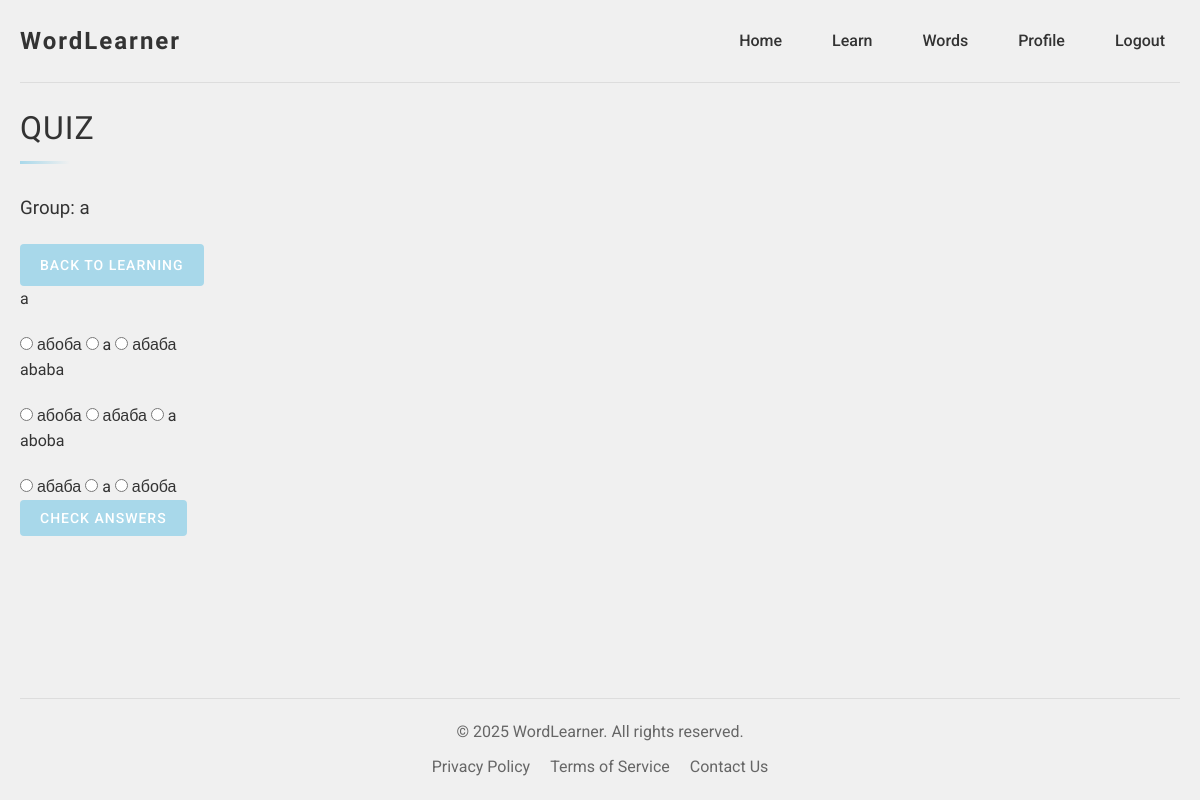
Page /quiz?group_id=1 (signed in) on the committed database.
### models.py (models this page shows)
class WordGroup(db.Model):
    id = db.Column(db.Integer, primary_key=True)
    name = db.Column(db.String(100), nullable=False)
    user_id = db.Column(db.Integer, db.ForeignKey('user.id'), nullable=False)
    parent_group_id = db.Column(db.Integer, db.ForeignKey('word_group.id'))
    parent = db.relationship('WordGroup', remote_side=[id], backref='subgroups')
    words = db.relationship('Word', backref='group', lazy=True)

class Word(db.Model):
    id = db.Column(db.Integer, primary_key=True)
    original = db.Column(db.String(100), nullable=False)
    translation = db.Column(db.String(100), nullable=False)
    group_id = db.Column(db.Integer, db.ForeignKey('word_group.id'), nullable=False)
    added_at = db.Column(db.DateTime, default=datetime.utcnow)
    last_reviewed = db.Column(db.DateTime)
    difficulty = db.Column(db.Integer, default=1)

### app.py (the view)
@app.route('/quiz', methods=['GET', 'POST'])
@login_required
def quiz():
    group_id = request.args.get('group_id', type=int)
    words = []
    show_results = False
    current_group = WordGroup.query.get(group_id) if group_id else None
    if group_id:
        words = Word.query.filter_by(group_id=group_id).all()
    else:
        words = Word.query.join(WordGroup).filter(WordGroup.user_id == current_user.id).all()
    if not words:
        flash('No words found in this group. Add some words first.', 'warning')
        return redirect(url_for('words'))
    if request.method == 'POST':
        show_results = True
        correct_count = 0
        quiz_words = []
        for word in words:
            user_answer = request.form.get(f'word_{word.id}')
            quiz_words.append({
                'id': word.id,
                'original': word.original,
                'correct_answer': word.translation,
                'user_answer': user_answer
            })
            if user_answer == word.translation:
                correct_count += 1
                statistics = UserStats.query.filter_by(user_id=current_user.id).first()
                if statistics:
                    statistics.words_learned += 1
                    statistics.last_activity = datetime.utcnow()
        db.session.commit()
        flash(f'You got {correct_count} out of {len(words)} correct!', 'info')
    else:
        quiz_words = []
        for word in words:
            wrong_answers = Word.query.filter(
                Word.id != word.id,
                Word.group_id == word.group_id
            ).order_by(db.func.random()).limit(3).all()
            answers = [word.translation] + [w.translation for w in wrong_answers]
            random.shuffle(answers)
            quiz_words.append({
                'id': word.id,
                'original': word.original,
                'answers': answers,
                'correct_answer': word.translation
            })
    return render_template('quiz.html',
                           quiz_words=quiz_words,
                           show_results=show_results,
                           current_group=current_group)

### app.py (called while the page is built)
@login_manager.user_loader
def load_user(user_id):
    return db.session.get(User, int(user_id))

### templates/quiz.html (shortened to what this page needs)
{% extends "base.html" %}
{% block content %}
<div class="learning-container">
    <h1 class="futuristic-title">Quiz</h1>
    <div class="quiz-header">
        {% if current_group %}
        <h3>Group: {{ current_group.name }}</h3>
        {% endif %}
        <a href="{{ url_for('learn') }}" class="futuristic-btn">Back to Learning</a>
    </div>
    <form method="POST" action="{{ url_for('quiz', group_id=current_group.id if current_group else None) }}"
          class="quiz-form">
        {% for quiz_word in quiz_words %}
        <div class="quiz-question">
            <h4>{{ quiz_word.original }}</h4>
            <div class="quiz-options">
                {% if show_results %}
                {% for answer in quiz_word.answers %}
                <label class="quiz-option
                                {% if answer == quiz_word.correct_answer %}correct{% endif %}
                                {% if quiz_word.user_answer == answer and answer != quiz_word.correct_answer %}incorrect{% endif %}">
                    <input type="radio" name="word_{{ quiz_word.id }}" value="{{ answer }}"
                           {% if quiz_word.user_answer== answer %}checked{% endif %}
                           disabled>
                    <span>{{ answer }}</span>
                </label>
                {% endfor %}
                {% else %}
                {% for answer in quiz_word.answers %}
                <label class="quiz-option">
                    <input type="radio" name="word_{{ quiz_word.id }}" value="{{ answer }}" required>
                    <span>{{ answer }}</span>
                </label>
                {% endfor %}
                {% endif %}
            </div>
        </div>
        {% endfor %}
        <button type="submit" class="futuristic-btn">Check Answers</button>
    </form>
</div>
{% endblock %}

### static/style.css (style rules this page uses)
:root { --primary-color: #f0f0f0; --secondary-color: #e0e0e0; --accent-color: #a8d8ea; --text-color: #333; --text-light: #666; --border-color: #ddd; --shadow-color: rgba(0, 0, 0, 0.1); --success-color: #4caf50; --error-color: #f44336; --warning-color: #ff9800; --info-color: #2196f3; }
* { margin: 0; padding: 0; box-sizing: border-box; font-family: 'Roboto', sans-serif; }
body { background-color: var(--primary-color); color: var(--text-color); line-height: 1.6; }
h1, h2, h3, h4 { font-family: 'Orbitron', sans-serif; font-weight: 500; margin-bottom: 20px; color: var(--text-color); }
.futuristic-title { font-family: 'Orbitron', sans-serif; font-weight: 500; text-transform: uppercase; letter-spacing: 1px; margin-bottom: 30px; position: relative; padding-bottom: 10px; }
.futuristic-title::after { content: ''; position: absolute; bottom: 0; left: 0; width: 50px; height: 3px; background: linear-gradient(90deg, var(--accent-color), transparent); }
.futuristic-btn { display: inline-block; padding: 10px 20px; background-color: var(--accent-color); color: white; border: none; border-radius: 4px; cursor: pointer; font-weight: 500; text-transform: uppercase; letter-spacing: 1px; font-size: 14px; transition: all 0.3s ease; text-decoration: none; text-align: center; }
.quiz-question { transition: all 0.3s ease; }

### rows in the picture
WordGroup: name "a"
Word: translation "абоба", original "aboba", answers "a"
Word: translation "абаба", original "ababa", answers "a"

### other values in the picture
{{ quiz_word.original }} "a"
{{ answer }} "a"
